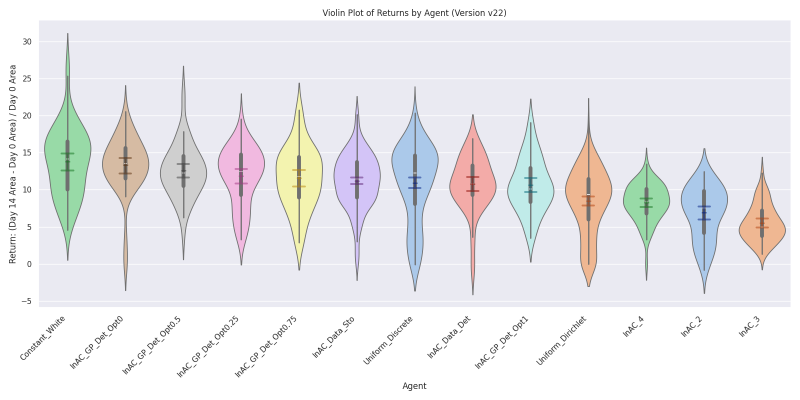
#> input picture return_violinplot_by_agent.png, 1600 x 800 px (shown at 1/2 size)
$ python -i create_composite_videos.py   (imports and definitions only)
#> lines starting #> are read from the running program, lines starting #| are printed output that depends on the picture
from __future__ import annotations

import argparse
import math
from datetime import datetime
from pathlib import Path
from typing import Dict, List, Optional, Tuple

import numpy as np
import pandas as pd
from moviepy.video.io.ImageSequenceClip import ImageSequenceClip  # type: ignore
from PIL import Image, ImageDraw, ImageFont
from tqdm import tqdm


# [223 lines left out: functions _gather_pot_frames_from_csv, _extract_timestamp_and_day, _add_text_overlay, _calculate_grid_layout, _create_composite_frame, not called in this run]


def _build_video(frames: List[Path], out_path: Path, fps: int = 2) -> None:
    """Build a video from a list of image frames."""
    if len(frames) == 0:
        print(f"No frames found for {out_path.name}; skipping.")
        return
    if len(frames) == 1:
        print(f"Only 1 frame for {out_path.name}; duplicating to create a short video.")
        frames = frames * 2

    # Determine target canvas size across all frames
    sizes = []
    for p in frames:
        try:
            with Image.open(p) as im:
                sizes.append(im.size)
        except Exception:
            pass
    if not sizes:
        print(f"No readable frames for {out_path.name}; skipping.")
        return
    max_w = max(w for (w, h) in sizes)
    max_h = max(h for (w, h) in sizes)

    # Determine the first date for day numbering from parent directory name
    first_date = None
    if frames:
        # Parent directory name should contain the timestamp
        parent_name = frames[0].parent.name
        try:
            first_date = datetime.strptime(
                parent_name.split("_")[0], "%Y-%m-%dT%H%M%S%z"
            )
        except Exception:
            # Fallback: try to extract from path
            try:
                timestamp_str = parent_name
                first_date = datetime.strptime(timestamp_str, "%Y-%m-%dT%H%M%S%z")
            except Exception:
                pass

    # Load, pad to common size, add text overlay, and convert to RGB numpy arrays
    arr_frames = []
    for p in frames:
        try:
            with Image.open(p) as im:
                im = im.convert("RGB")
                w, h = im.size
                if (w, h) != (max_w, max_h):
                    canvas = Image.new("RGB", (max_w, max_h), color=(0, 0, 0))
                    # center paste
                    ox = (max_w - w) // 2
                    oy = (max_h - h) // 2
                    canvas.paste(im, (ox, oy))
                    im = canvas

                # Add timestamp and day number overlay using parent directory name
                parent_name = p.parent.name
                timestamp, day_num = _extract_timestamp_and_day(parent_name, first_date)
                im = _add_text_overlay(im, timestamp, day_num)

                arr_frames.append(np.array(im))
        except Exception as e:
            print(f"Skipping unreadable frame {p.name}: {e}")

    if not arr_frames:
        print(f"No valid frames for {out_path.name}; skipping.")
        return

    clip = ImageSequenceClip(arr_frames, fps=fps)
    out_path.parent.mkdir(parents=True, exist_ok=True)
    clip.write_videofile(
        str(out_path),
        codec="libx264",
        audio=False,
        fps=fps,
        preset="medium",
        bitrate="2000k",
        threads=0,
        logger=None,  # Suppress moviepy progress bar
    )
    clip.close()


# [378 lines left out: functions build_composite_timelapse, build_timelapse_videos_from_csv, build_timelapse_videos, find_processed_directories, main, not called in this run]


# [2 lines not run here, left out]

>>> import cv2
>>> picture = cv2.imread('../return_violinplot_by_agent.png', cv2.IMREAD_GRAYSCALE)
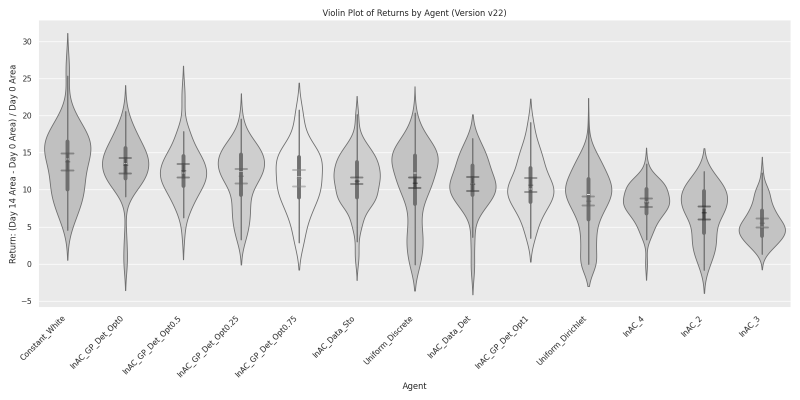
#> picture: shape (800, 1600) (shown at 1/2 size); min 38, max 255, mean 233.1
>>> result = _build_video(picture, 'out.png')
